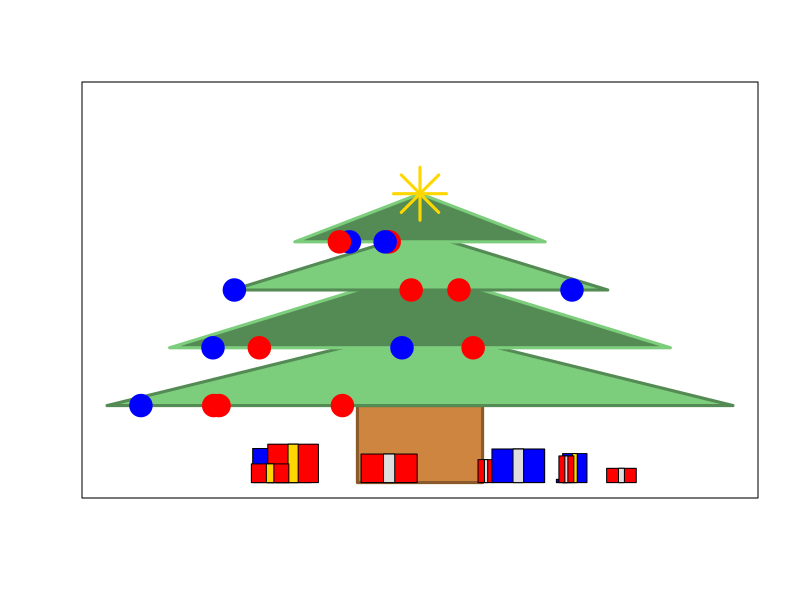
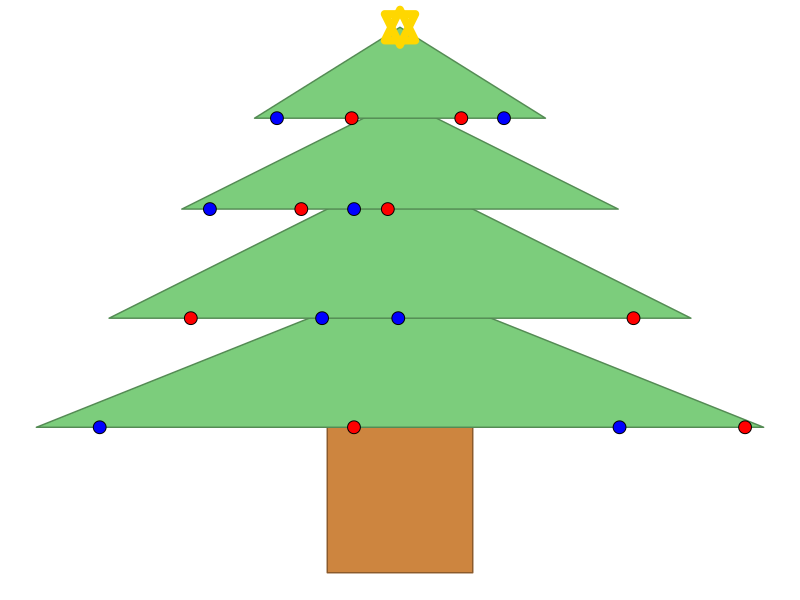

Reproduce these figures in R, in order.
## ---- chunk 1
knitr::opts_chunk$set(echo = TRUE)
library(ggplot2)
library(dplyr)
## ---- chunk 2

## Make the canvas
plot(1:10,1:10,xlim=c(-5,5),ylim=c(0,10),type="n",xlab="",ylab="",xaxt="n",yaxt="n")


# Make the branches
rect(-1,0,1,2,col="tan3",border="tan4",lwd=3)
polygon(c(-5,0,5),c(2,4,2),col="palegreen3",border="palegreen4",lwd=3)
polygon(c(-4,0,4),c(3.5,5.5,3.5),col="palegreen4",border="palegreen3",lwd=3)
polygon(c(-3,0,3),c(5,6.5,5),col="palegreen3",border="palegreen4",lwd=3)
polygon(c(-2,0,2),c(6.25,7.5,6.25),col="palegreen4",border="palegreen3",lwd=3)

#Add some ornaments
points(x=runif(4,-5,5),y=rep(2,4),col=sample(c("blue","red"),size=4,replace=T),cex=3,pch=19)
points(x=runif(4,-4,4),y=rep(3.5,4),col=sample(c("blue","red"),size=4,replace=T),cex=3,pch=19)
points(x=runif(4,-3,3),y=rep(5,4),col=sample(c("blue","red"),size=4,replace=T),cex=3,pch=19)
points(x=runif(4,-2,2),y=rep(6.25,4),col=sample(c("blue","red"),size=4,replace=T),cex=3,pch=19)
points(0,7.5,pch=8,cex=5,col="gold",lwd=3)

# Add some presents
xPres = runif(10,-4.5,4.5)
xWidth = runif(10,0.1,0.5)
xHeight=runif(10,0,1)
for(i in 1:10){
  rect(xPres[i]-xWidth[i],0,xPres[i]+xWidth[i],xHeight[i],col=sample(c("blue","red"),size=1))
  rect(xPres[i]-0.2*xWidth[i],0,xPres[i]+0.2*xWidth[i],xHeight[i],col=sample(c("gold","grey87"),size=1))
}

## ---- chunk 3

## Make the canvas
pl <- ggplot() +
        theme_void()

# Make the trunk
trunk <- data.frame(
  id =  "trunk",
  x = c(-1, 1, 1, -1),
  y = c(0, 0, 2,2)
)

pl <- pl + geom_polygon(data=trunk, aes(x = x, y = y),fill="tan3",color="tan4")

# Make the branches
branch1 <- data.frame(
  id =  "branch1",
  x = c(-5,0,5),
  y = c(2,4,2)
)

branch2 <- data.frame(
  id =  "branch2",
  x = c(-4,0,4),
  y = c(3.5,5.5,3.5)
)

branch3 <- data.frame(
  id =  "branch3",
  x =c(-3,0,3),
  y = c(5,6.5,5)
)

branch4 <- data.frame(
  id =  "branch4",
  x =c(-2,0,2),
  y = c(6.25,7.5,6.25)
)

#combine all the branches
branches <- bind_rows(branch1,branch2,branch3,branch4)

pl <- pl + geom_polygon(data=branches,aes(x=x,y=y,group=id),fill="palegreen3",color="palegreen4")

#Add some ornaments on the lowest branch
ornaments <- data.frame(x=runif(4,-5,5),y=rep(2,4),col=sample(c("blue","red")))
##change the shape to change the ornament shape
pl <- pl + geom_point(data=ornaments,aes(x=x,y=y),fill=ornaments$col,size=4,shape=21)

#Add some ornaments on each branch
ornaments <- data.frame(x=runif(4,-4,4),y=rep(3.5,4),col=sample(c("blue","red")))
##change the shape to change the ornament shape
pl <- pl + geom_point(data=ornaments,aes(x=x,y=y),fill=ornaments$col,size=4,shape=21)


#Add some ornaments on each branch
ornaments <- data.frame(x=runif(4,-3,3),y=rep(5,4),col=sample(c("blue","red")))
##change the shape to change the ornament shape
pl <- pl + geom_point(data=ornaments,aes(x=x,y=y),fill=ornaments$col,size=4,shape=21)

###Add some ornaments on each branch
ornaments <- data.frame(x=runif(4,-2,2),y=rep(6.25,4),col=sample(c("blue","red")))
##change the shape to change the ornament shape
pl <- pl + geom_point(data=ornaments,aes(x=x,y=y),fill=ornaments$col,size=4,shape=21)

###add the star
star <- data.frame(x=0,y=7.5)
pl + geom_point(data=star,aes(x=x,y=y),shape=11,col="gold",size=5,stroke=4)

# Add some presents


